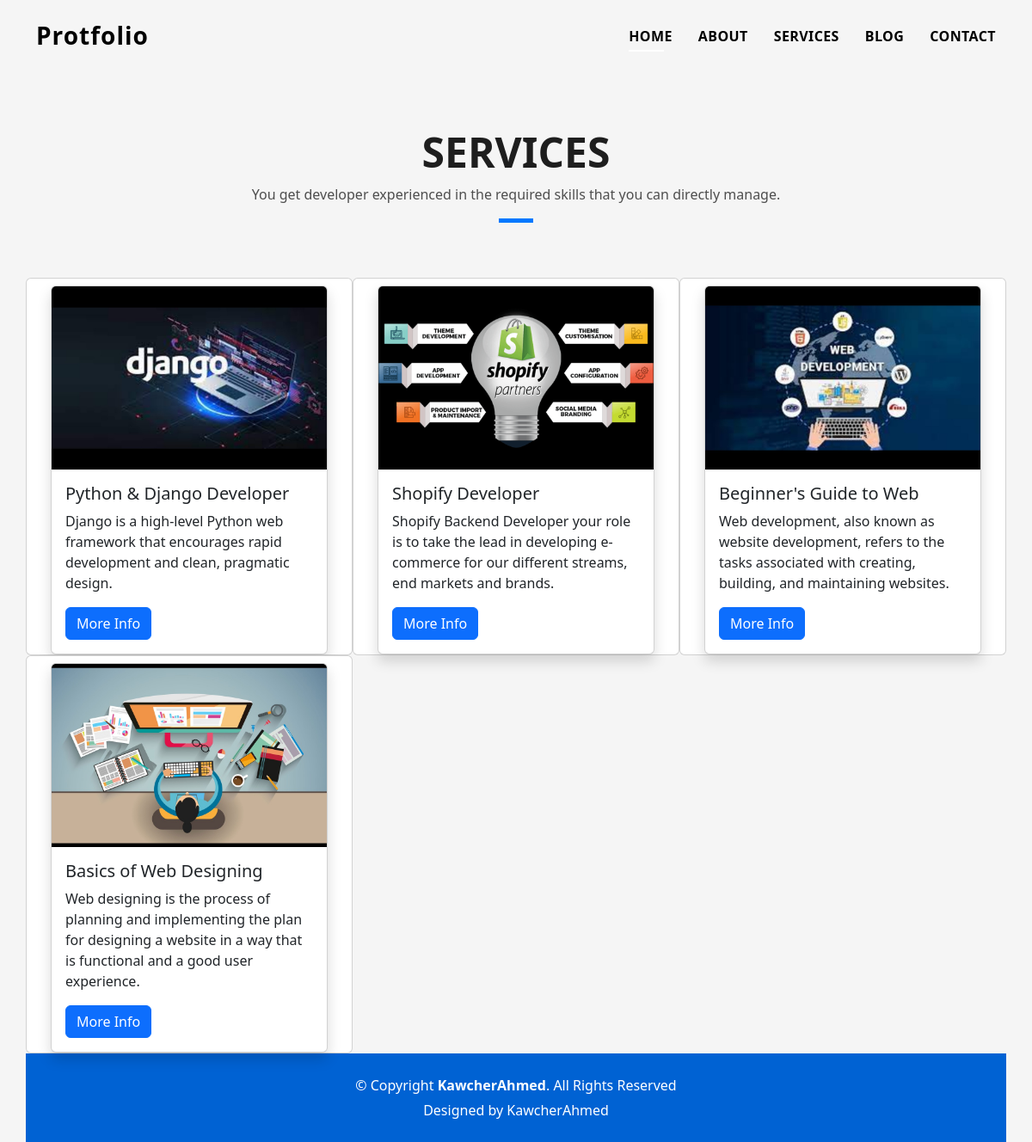
The app's page /service with its own data.
### store/models.py (models this page shows, shortened)
class Service(models.Model):
    image = models.ImageField(upload_to='service_media/')
    category = models.ForeignKey("Category", on_delete=models.CASCADE, default= None)
    title = models.CharField(max_length=100)
    discription = models.CharField(max_length= 250)
    lon_discription = models.CharField(max_length=500, default= 0)
    ordering = models.IntegerField(blank=True, null= True)

### store/views.py (the view)
# urls.py: path('service', service, name= 'service'),
def service(request):
    service = Service.objects.all().order_by('-id')
    context = {
        'service': service
    }
    return render(request, 'service.html',context)

### store/templates/service.html (shortened to what this page needs)
{% extends 'base.html' %}
{% block content %}
<section id="services" class="services-mf sect-pt4 route">
    <div class="container">
      <div class="row">
        <div class="col-sm-12">
          <div class="title-box text-center">
            <h3 class="title-a">
              Services
            </h3>
            <p class="subtitle-a">
               You get developer experienced in the required skills that you can directly manage.
            </p>
            <div class="line-mf"></div>
          </div>
        </div>
      </div>
     <div class="row">
      {% for x in service %}
          <div class="card col-12 col-sm-6 col-md-4 col-lg-4">
               <div class="card mt-2 mx-3 shadow">
                  <img src="{{ x.image.url}}" class="card-img-top" alt="...">
                  <div class="card-body">
                      <h5 class="card-title">{{x.title}}</h5>
                      <p class="card-text">{{x.discription}}</p>
                      <a href="{% url 'details_page' x.pk %}"class="btn btn-primary">More Info</a>
          </div>
          </div>
          </div>
{% endfor %}
{% endblock content %}

### store/static/css/style.css (style rules this page uses)
body { background-color: #f5f5f5; color: #4e4e4e; padding: 0; margin: 0; }
h1, h2, h3, h4, h5, h6 { color: #1e1e1e; }
a { color: #1e1e1e; text-decoration: none; transition: all 0.5s ease-in-out; }
.sect-pt4 { padding-top: 4rem; }
.title-box { margin-bottom: 4rem; }
.title-a { text-decoration: none; font-size: 3rem; font-weight: bold; text-transform: uppercase; }
.subtitle-a { text-decoration: none; color: #4e4e4e; }
.line-mf { width: 40px; height: 5px; background-color: #0078ff; margin: 0 auto; }

### records on screen
Service: image (picture), title "Python & Django Developer", discription "Django is a high-level Python web framework that encourages rapid development and clean, pragmatic design."
Service: image (picture), title "Shopify Developer", discription "Shopify Backend Developer your role is to take the lead in developing e-commerce for our different streams, end markets and brands."
Service: image (picture), title "Beginner's Guide to Web", discription "Web development, also known as website development, refers to the tasks associated with creating, building, and maintaining websites."
Service: image (picture), title "Basics of Web Designing", discription "Web designing is the process of planning and implementing the plan for designing a website in a way that is functional and a good user experience."
